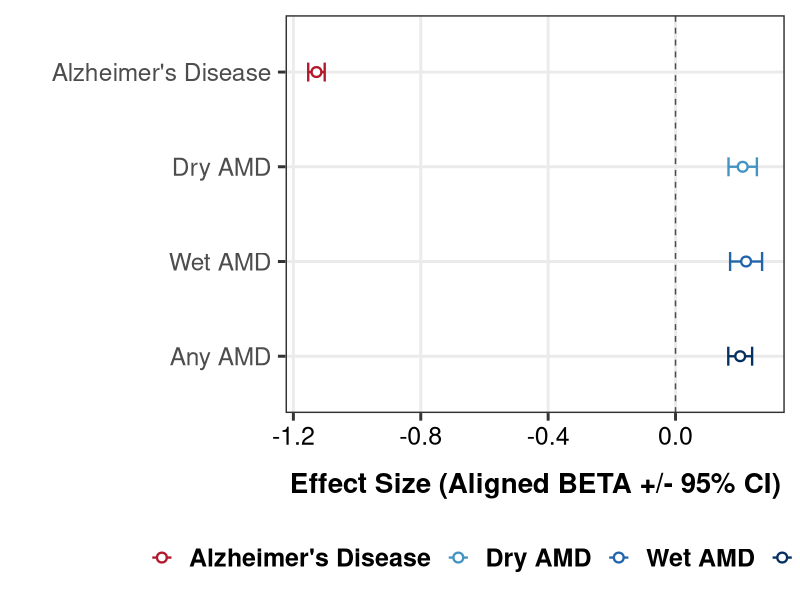
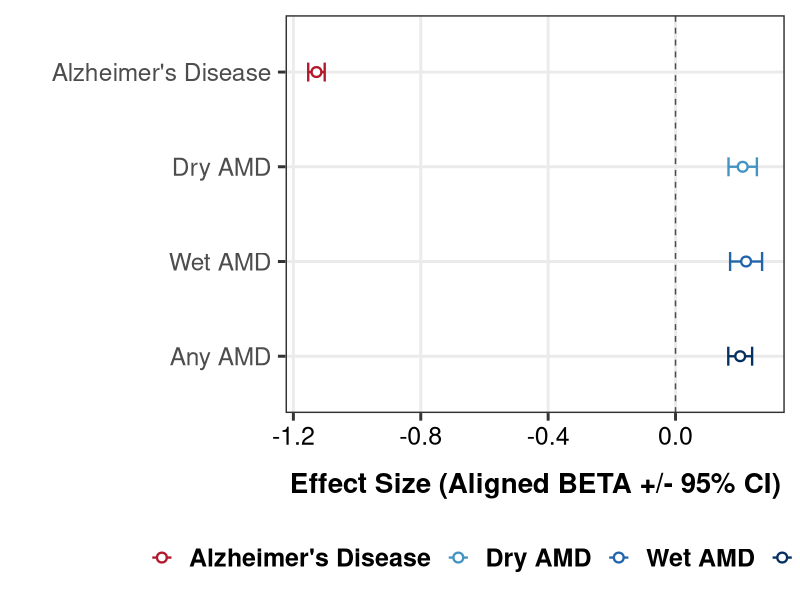

Reproduce these figures in R, in order.
# =====================================================================
# 脚本名称: 05_HyPrColoc_EffectSize_Antagonism_Plot.R
# 目标：可视化 APOE 双子星位点在 AD 与 3 种 AMD 中的拮抗多效性
# 升级：应用顶级红蓝渐变自定义调色板 (区分不同 AMD 亚型)
# =====================================================================

library(data.table)
library(ggplot2)
library(dplyr)
library(tidyr)

message("--- 正在加载 HyPrColoc 终极对齐数据 ---")
# 1. 读取绝对对齐数据
dt <- fread("HyPrColoc_SNP_Level_Data_FullLAVA.csv")

# 2. 提取 rs429358（APOE ε4 定义性变异）
target_snps <- c("rs429358")

dt_sub <- dt[SNP %in% target_snps]
if(nrow(dt_sub) < 1) stop("🚨 未找到 rs429358，请检查数据！")

# 3. 数据重构 (长表转换)
dt_beta <- dt_sub[, .(SNP, AD = BETA_AD, Dry_AMD = BETA_Dry, Wet_AMD = BETA_Wet, Any_AMD = BETA_Any)]
melt_beta <- melt(dt_beta, id.vars = "SNP", variable.name = "Trait", value.name = "BETA")

dt_se <- dt_sub[, .(SNP, AD = SE_AD, Dry_AMD = SE_Dry, Wet_AMD = SE_Wet, Any_AMD = SE_Any)]
melt_se <- melt(dt_se, id.vars = "SNP", variable.name = "Trait", value.name = "SE")

# 合并并计算 95% 置信区间
plot_df <- merge(melt_beta, melt_se, by = c("SNP", "Trait"))
plot_df <- plot_df %>%
  mutate(
    Lower = BETA - 1.96 * SE,
    Upper = BETA + 1.96 * SE
  )

# 固定疾病的显示顺序 (决定了 y 轴从上到下的顺序)
plot_df$Trait <- factor(plot_df$Trait, levels = c("AD", "Dry_AMD", "Wet_AMD", "Any_AMD"))

# =====================================================================
# 4. 定义你的专属高级调色板
# =====================================================================
# 严格按照你给定的十六进制代码进行映射
custom_colors <- c(
  "AD"      = "#B2182B",  # 深红色 (致病风险)
  "Dry_AMD" = "#4393C3",  # 浅蓝色
  "Wet_AMD" = "#2166AC",  # 中蓝色
  "Any_AMD" = "#053061"   # 深蓝色
)

# 为了让图例文字更优美，这里再做一个标签映射字典
trait_labels <- c(
  "AD"      = "Alzheimer's Disease",
  "Dry_AMD" = "Dry AMD",
  "Wet_AMD" = "Wet AMD",
  "Any_AMD" = "Any AMD"
)


# =====================================================================
# 5. 绘制终极对冲森林图
# =====================================================================
message("--- 正在渲染极化森林图 ---")
p_antagonism <- ggplot(plot_df, aes(x = BETA, y = reorder(Trait, desc(Trait)), color = Trait)) +

  # 添加零点基准线（虚线）
  geom_vline(xintercept = 0, linetype = "dashed", color = "grey30", linewidth = 0.5) +

  # 绘制置信区间误差棒
  geom_errorbar(aes(xmin = Lower, xmax = Upper), width = 0.2, linewidth = 0.8) +

  # 绘制效应量点 (带有高亮边框和纯白填充)
  geom_point(size = 2.5, shape = 21, fill = "white", stroke = 1.2) +

  # 应用你的专属调色板，并修改图例标签
  scale_color_manual(values = custom_colors, labels = trait_labels) +

  theme_bw(base_size = 22) +
  labs(x = "Effect Size (Aligned BETA +/- 95% CI)", y = "") +
  theme(
    axis.text.x = element_text(size = 18, color = "black"),
    axis.title.x = element_text(size = 20, face = "bold", margin = margin(t = 16)),
    legend.position = "bottom",
    legend.title = element_blank(),
    legend.text = element_text(size = 18, face = "bold"),
    panel.grid.minor = element_blank()
  ) +
  # 替换 y 轴显示的刻度标签
  scale_y_discrete(labels = trait_labels)

OUT_FIG <- "../../figures"
dir.create(OUT_FIG, showWarnings=FALSE, recursive=TRUE)

print(p_antagonism)
ggsave(file.path(OUT_FIG, "Fig4c_HyPrColoc_APOE_Antagonism.pdf"), p_antagonism, width=4.8, height=4.8)

message("Fig3c saved to figures/")
